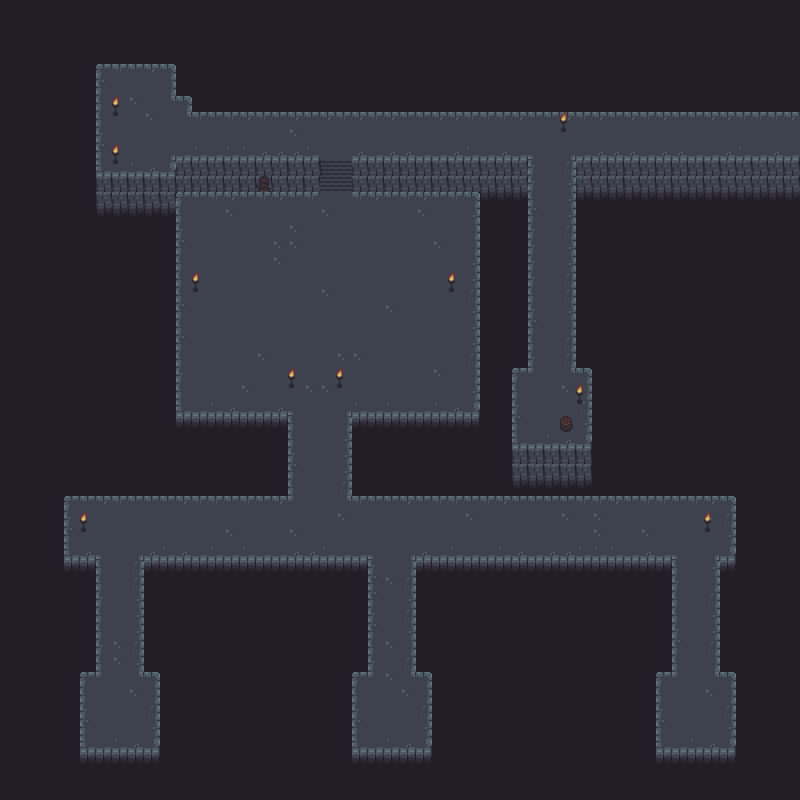

This game map was drawn from its Tiled (.tmx) file and the tilesets committed beside it. A one-line description and the trimmed map source follow:
An orthogonal 50x50 tile map with 16x16 px tiles, 3 tile layers (colision, Layer1, Layer2).

<map version="1.10" tiledversion="1.10.2" orientation="orthogonal" renderorder="right-down" width="50" height="50" tilewidth="16" tileheight="16" infinite="0" nextlayerid="4" nextobjectid="1">
 <tileset firstgid="1" source="DungeonCastle.tsx" />
 <layer id="1" name="colision" width="50" height="50">
  <data>[2500 cells, 1692 non-empty, 6 distinct tile ids]</data>
 </layer>
 <layer id="2" name="Layer1" width="50" height="50">
  <data>[2500 cells, 850 non-empty, 35 distinct tile ids]</data>
 </layer>
 <layer id="3" name="Layer2" width="50" height="50">
  <data>[2500 cells, 127 non-empty, 22 distinct tile ids]</data>
 </layer>
</map>
